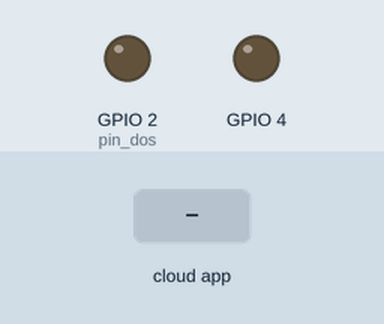
Simulated run of this sketch. Board: ESP32. On the bench: output pins drawn as LEDs (lit = HIGH). The test bench sets the inputs (shaded band). WiFi joins after 1.5 s; servers stay silent unless stated; no MQTT or app messages arrive unless stated; what the sketch prints to the serial monitor is not drawn.

Above: at 2.7 s.
2.8 s: the phone or cloud app sets iluminacion to 0
At 5.4 s:
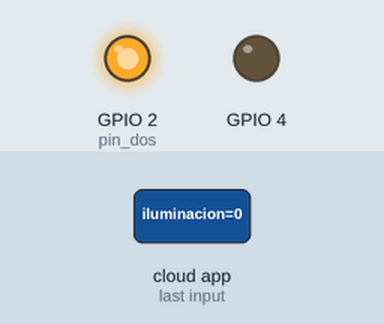
5.8 s: the phone or cloud app sets iluminacion to 1
At 6.9 s:
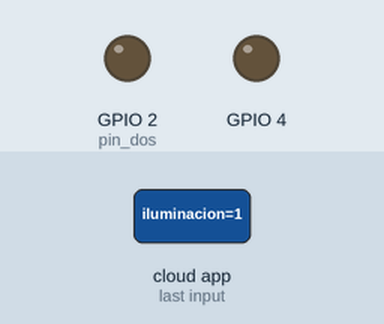
Timing chart, 0 to 8.8 s (numbered marks = the images above; inputs shaded):
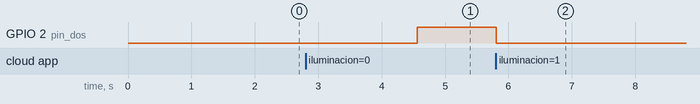

The sketch:

autoMaticacionFocos.ino
```cpp
#include <WiFi.h>
#include "Adafruit_MQTT.h"
#include "Adafruit_MQTT_Client.h"
#include "DHT.h"


/********* WiFi Access Point ***********/

#define WLAN_SSID "RED-JARED"
#define WLAN_PASS "74925926..1a3a"

/********* Adafruit.io Setup ***********/

#define AIO_SERVER      "io.adafruit.com"
#define AIO_SERVERPORT  1883                   // use 8883 for SSL
#define AIO_USERNAME "JaredLoera"
#define AIO_KEY      "key"

/**** Global State (you don't need to change this!) ******/

// Create an ESP8266 WiFiClient class to connect to the MQTT server.
WiFiClient client;
// or... use WiFiFlientSecure for SSL
//WiFiClientSecure client;

// Setup the MQTT client class by passing in the WiFi client and MQTT server and login details.
Adafruit_MQTT_Client mqtt(&client, AIO_SERVER, AIO_SERVERPORT, AIO_USERNAME, AIO_KEY);

/********** Feeds *************/

// Setup a feed called 'photocell' for publishing.

// Setup a feed called 'onoff' for subscribing to changes.
Adafruit_MQTT_Subscribe ledbutton = Adafruit_MQTT_Subscribe(&mqtt, AIO_USERNAME "/feeds/iluminacion");

/********* Sketch Code ************/

int distancia;
// Bug workaround for Arduino 1.6.6, it seems to need a function declaration
// for some reason (only affects ESP8266, likely an arduino-builder bug).
void MQTT_connect();

int pin_dos = 2;
void setup() {
  pinMode(4,OUTPUT);
 pinMode(pin_dos, OUTPUT);
  Serial.begin(115200);
  delay(10);

  Serial.println(F("Adafruit MQTT demo"));

  // Connect to WiFi access point.
  Serial.println();
  Serial.println();
  Serial.print("Connecting to ");
  Serial.println(WLAN_SSID);

  WiFi.begin(WLAN_SSID, WLAN_PASS);
  while (WiFi.status() != WL_CONNECTED) {
    delay(500);
    Serial.print(".");
  }
  Serial.println();

  Serial.println("WiFi connected");
  Serial.print("IP address: ");
  Serial.println(WiFi.localIP());

  // Setup MQTT subscription for onoff feed.
  mqtt.subscribe(&ledbutton);
}


void loop() {
  MQTT_connect();
  delay(3000);
  led();
}

// Function to connect and reconnect as necessary to the MQTT server.
// Should be called in the loop function and it will take care if connecting.
void MQTT_connect() {
  int8_t ret;

  // Stop if already connected.
  if (mqtt.connected()) {
    return;
  }

  Serial.print("Connecting to MQTT... ");

  uint8_t retries = 3;
  while ((ret = mqtt.connect()) != 0) { // connect will return 0 for connected
       Serial.println(mqtt.connectErrorString(ret));
       Serial.println("Retrying MQTT connection in 5 seconds...");
       mqtt.disconnect();
       delay(5000);  // wait 5 seconds
       retries--;
       if (retries == 0) {
         // basically die and wait for WDT to reset me
         while (1);
       }
  }
  Serial.println("MQTT Connected!");
}
void led()
{
  Adafruit_MQTT_Subscribe *subscription;
  while ((subscription = mqtt.readSubscription(5000))) {
    if (subscription == &ledbutton) {
      Serial.print(F("Got: "));
      Serial.println((char *)ledbutton.lastread);
	  String interruptor = String((char *)ledbutton.lastread);
      if(interruptor == "0"){
        Serial.print("ENCENDIO");
        digitalWrite(pin_dos, HIGH);
        digitalWrite(22,HIGH);
        }
      if(interruptor == "1"){
        Serial.print("SE APAGO");
        digitalWrite(22,LOW);
        digitalWrite(pin_dos, LOW);
        }
    }
  }
}
```

Measured:
- after the input at 2.8 s, GPIO 2 (pin_dos): LOW → HIGH after 1.8 s
- after the input at 5.8 s, GPIO 2 (pin_dos): HIGH → LOW at once
